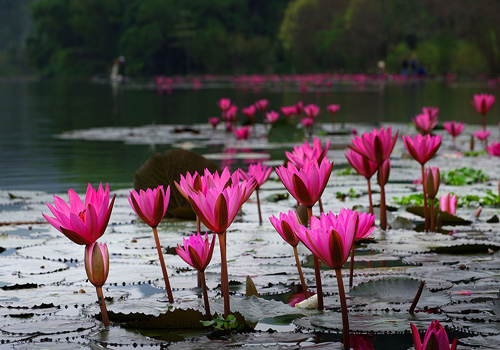
#> input picture Image/hoasung.jpg, 500 x 350 px
$ python ghep2anh_2.py
#> lines starting #> are read from the running program, lines starting #| are printed output that depends on the picture
import cv2
import numpy as  np


img1 = cv2.imread('Image/hoasung.jpg', 1)
#> img1 is the input picture: shape (350, 500, 3); mean B, G, R 81.6, 78.7, 91
img2 = cv2.imread('Image/hoamai.jpg', 1)
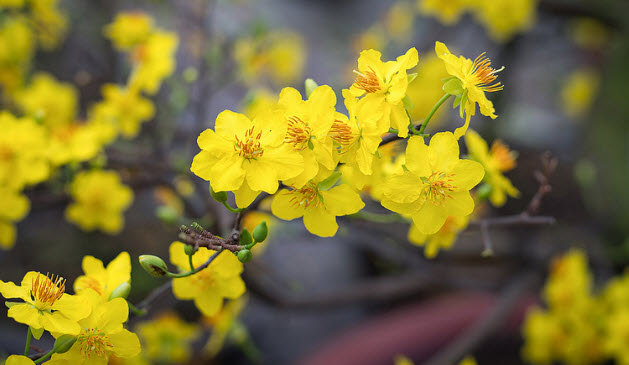
#> input picture Image/hoamai.jpg, 629 x 365 px
#> img2 is the input picture: shape (365, 629, 3); mean B, G, R 50.8, 115.8, 125.7
size_img1 = img1.shape
#> size_img1 = (350, 500, 3)
img2 = cv2.resize(img2, (size_img1[1], size_img1[0]))
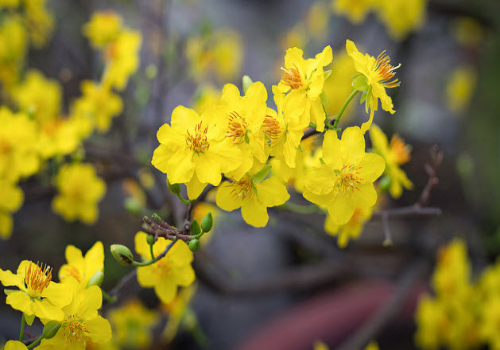
#> img2: shape (350, 500, 3); mean B, G, R 50.7, 115.6, 125.6

# add = img1 + img2

add = cv2.add(img1, img2) # Gia tri > 255 se chuyen ve 255
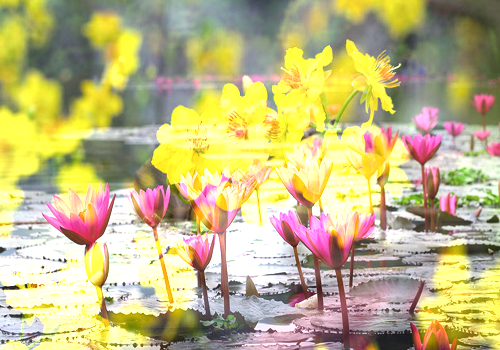
#> add: shape (350, 500, 3); mean B, G, R 131, 182.9, 193.1

weighted = cv2.addWeighted(img1, 0.6, img2, 0.4, 0) # Tron
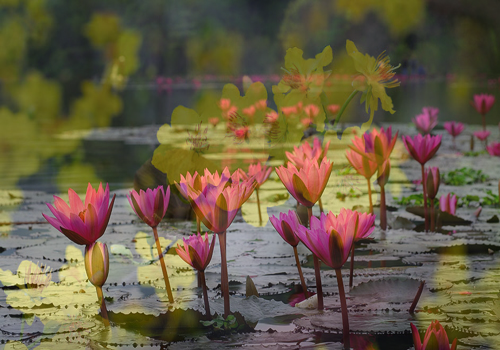
#> weighted: shape (350, 500, 3); mean B, G, R 69.2, 93.5, 104.8

# cv2.imshow('ADD', add)

cv2.imshow('weighted', weighted)
cv2.waitKey()
cv2.destroyAllWindows()
